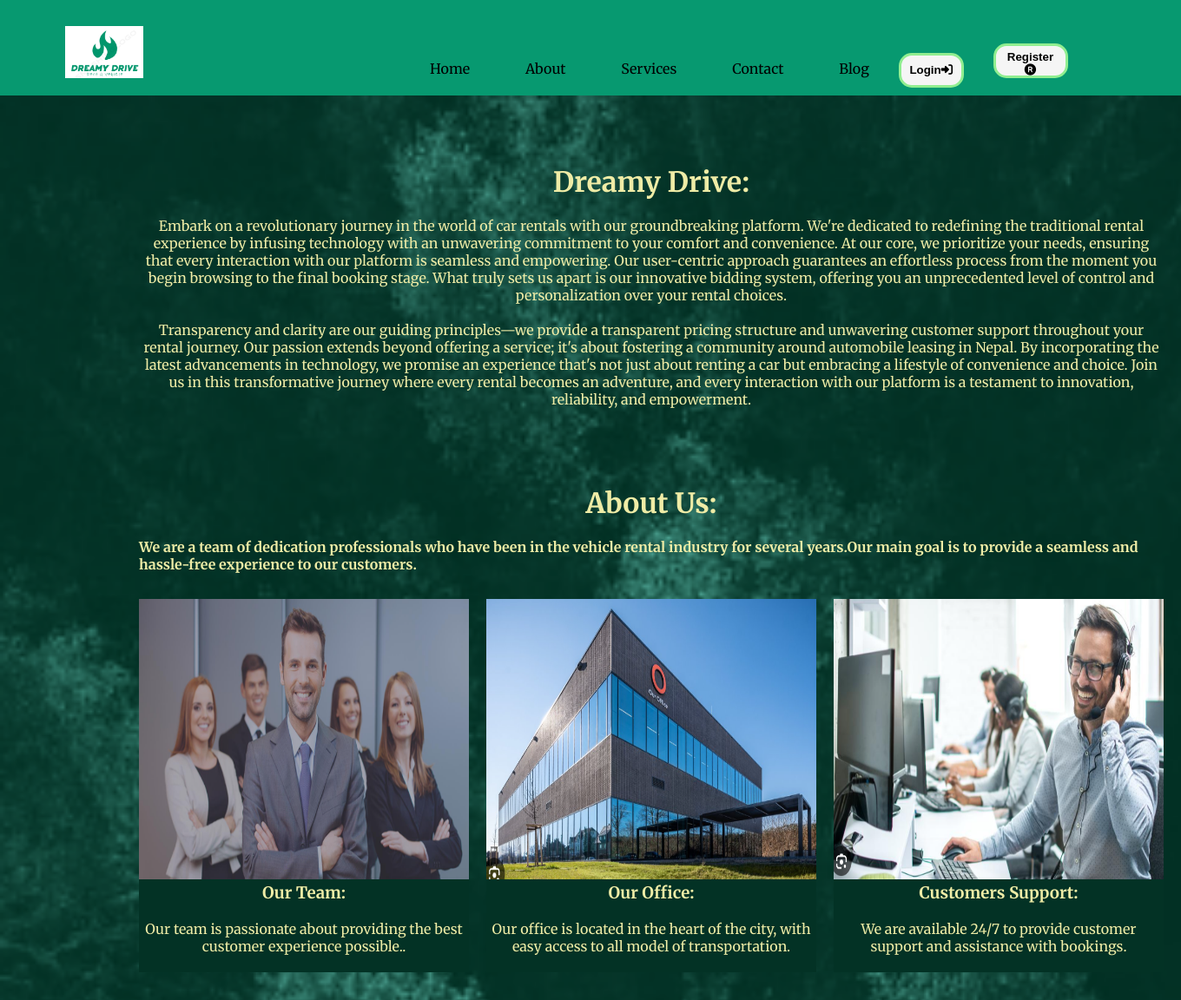
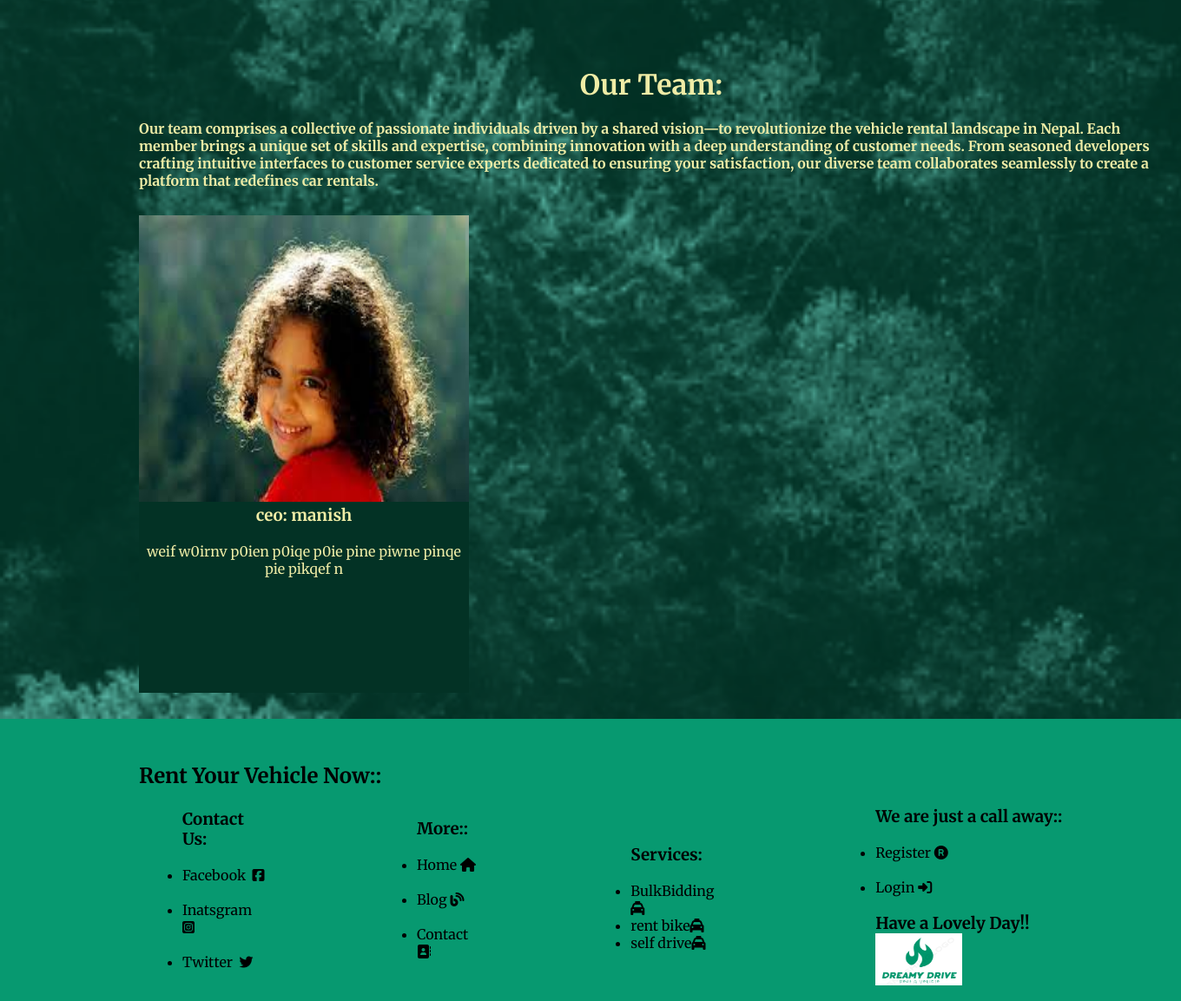
The page /about/ on the database its author committed (2 pictures, top to bottom).
### home/models.py (models this page shows, shortened)
class Member(models.Model):
    name = models.CharField(max_length=300)
    post = models.CharField(max_length=300)
    review = models.TextField()
    image = models.ImageField(upload_to="media", default="name")

class Category(models.Model):
    name = models.CharField(max_length=200)
    slug = models.CharField(max_length=500, unique=True)

### home/views.py (the view)
# urls.py: path('about/', About.as_view(), name='about'),
class About(Base):
    def get(self, request):
        self.views["category"] = Category.objects.all()
        self.views["member"] = Member.objects.all()
        return render(request, "about.html", self.views)

### Templates/about.html
{% extends 'base.html' %}
{% load static %}
{% block content %}
    <div class="container">
        <div class="backkkk"><br><br>
            <div class="conbokx">
                <h1 class="center">
                    <br>Dreamy Drive:
                </h1><br>
                <p class="ll center">
                    Embark on a revolutionary journey in the world of car rentals with our groundbreaking
                        platform. We're dedicated to redefining the traditional rental experience by infusing technology
                        with an unwavering commitment to your comfort and convenience. At our core, we prioritize your
                        needs, ensuring that every interaction with our platform is seamless and empowering. Our
                        user-centric approach guarantees an effortless process from the moment you begin browsing to the
                        final booking stage. What truly sets us apart is our innovative bidding system, offering you an
                        unprecedented level of control and personalization over your rental choices.<br><br>
                        Transparency and clarity are our guiding principles—we provide a transparent pricing structure
                        and unwavering customer support throughout your rental journey. Our passion extends beyond
                        offering a service; it's about fostering a community around automobile leasing in Nepal. By
                        incorporating the latest advancements in technology, we promise an experience that's not just
                        about renting a car but embracing a lifestyle of convenience and choice. Join us in this
                        transformative journey where every rental becomes an adventure, and every interaction with our
                        platform is a testament to innovation, reliability, and empowerment.
                </p>
            </div><br><br>
            <div class="inboxx">
                <h1 class="center"><br>
                    About Us:
                </h1>
                <h4 class="ll"><br>We are a team of dedication professionals who have been in the vehicle rental
                    industry for several years.Our main goal is to provide a seamless and hassle-free experience to our
                    customers.</h4><br>
                <div class="booxx">
                    <div class="inboi">
                        <img src="{% static 'img/team.png' %}" alt="" height="75%" width="100%">
                            <h3 class="center">Our Team:</h3>
                        <br>
                            <p class="center">Our team is passionate about providing the best customer experience possible..</p>
                    </div>
                    <div class="inboi">
                        <img src="{% static 'img/office.png' %}" alt="" height="75%" width="100%">
                            <h3 class="center">Our Office:</h3>
                        <br>
                            <p class="center">Our office is located in the heart of the city, with easy access to all model of
                                transportation.</p>
                    </div>
                    <div class="inboi">
                        <img src="{% static 'img/support.png' %}" alt="" height="75%" width="100%">
                            <h3 class="center">Customers Support:</h3>
                        <br>
                            <p class="center">We are available 24/7 to provide customer support and assistance with bookings.</p>
                    </div>
                </div>
            </div><br>
            <div class="inboxxx">
                <h1 class="center"><br>
                    Our Team:
                </h1>
                <h4 class="ll"><br>Our team comprises a collective of passionate individuals driven by a shared
                    vision—to revolutionize the vehicle rental landscape in Nepal. Each member brings a unique set of
                    skills and expertise, combining innovation with a deep understanding of customer needs. From
                    seasoned developers crafting intuitive interfaces to customer service experts dedicated to ensuring
                    your satisfaction, our diverse team collaborates seamlessly to create a platform that redefines car
                    rentals.</h4><br>
                <div class="bbooxx">
                    {% for team in member %}
                    <div class="inboii">
                        <img src="{{team.image.url}}" alt="" height="60%" width="100%">
                        <div class="center">
                            <h3>{{team.post}}: {{team.name}}</h3>
                        </div><br>
                        <div class="center">
                            <p>{{team.review}}
                                </p>
                        </div>
                    </div>
                    {% endfor %}
                </div>
            </div><br>
        </div>
    </div>
{% endblock %}

### Templates/base.html (shortened to what this page needs)
<!DOCTYPE html>
{% load static %}
<html lang="en">
<head>
    <link rel="stylesheet" href="{% static 'css/style.css' %}">
    <link rel="stylesheet" href="https://cdnjs.cloudflare.com/ajax/libs/font-awesome/6.5.1/css/all.min.css"
 />
</head>
<body>
    <header class="container">
        <div class="head">
            <div class="heaim">
                <img src="{% static 'img/logo.png' %}" width="90px" height="60px">
            </div>
            <div class="headd">
                <ul>
                    <li><a href="/">Home</a></li>
                    <li><a href="/about">About</a></li>
                    <li><a href="">Services</a>
                    </li>
                    <li><a href="/contact">Contact</a></li>
                    <li><a href="/blog">Blog</a></li>
                    {% if user.is_authenticated %}
                    <li><button class="box1"><strong><a href="{% url 'logout' %}">Logout<i
                                        class="fa-solid fa-right-to-bracket"></i></a></strong></button>
                    </li>
                        <li><button class="box2"><strong><a href="/my_account">Account <i class="fa-solid fa-user"></i></a></strong></button></li>
                        {% else %}
                        <button class="box1"><strong><a href="/account/login">Login<i
                                        class="fa-solid fa-right-to-bracket"></i></a></strong></button>
                        <li><button class="box2"><strong><a href="/signup">Register <i
                                        class="fa-solid fa-registered"></i></a></strong></button></li>
                    {% endif %}
                </ul>
            </div>
        </div>
    </header>
        {% block content %}
        {% endblock %}
   <footer class="contain">
        <div class="foot">
            <h2 class="ff">Rent Your Vehicle Now::</h2>
            <div class="fut">
                <div class="footerrr">
                    <h3>Contact Us:</h3><br>
                    <ul>
                        <li><a href="https://Facebook.com">Facebook &nbsp;<i
                                    class="fa-brands fa-square-facebook"></i></a></li><br>
                        <li><a href="https://Instagram.com">Inatsgram &nbsp;<i
                                    class="fa-brands fa-square-instagram"></i></a></li><br>
                        <li><a href="https://Twitter.com">Twitter &nbsp;<i class="fa-brands fa-twitter"></i></a></li>
                        <br>
                    </ul>
                </div>
                <div class="footerr">
                    <h3>More::</h3><br>
                    <ul>
                        <li><a href="index.html">Home <i class="fa-solid fa-house"></i></a></li><br>
                        <li><a href="Blog.html">Blog <i class="fa-solid fa-blog"></i></a></li><br>
                        <li><a href="contact.html">Contact <i class="fa-solid fa-address-book"></i></a></li><br>
                    </ul>
                </div>
                <div class="footerr">
                    <h3>Services:</h3><br>
                    <ul>
                        <li><a href="/bulkbidding">BulkBidding <i class="fa-solid fa-taxi"></i></a></li>
                        {% for cat in category %}
                        <li><a href="">{{cat.name}}<i class="fa-solid fa-taxi"></i></a></li>
                        {% endfor %}
                    </ul>
                </div>
                <div class="footerr">
                    <h3>We are just a call away::</h3><br>
                    <ul>
                        <li><a href="signup.html" class="cccc">Register&nbsp;<i class="fa-solid fa-registered"></i></li>
                        </a><br>
                        <li><a href="login.html" class="cccc">Login&nbsp;<i
                                    class="fa-solid fa-right-to-bracket"></i></a></li>
                    </ul><br>
                    <h3>Have a Lovely Day!! <img src="{% static 'img/logo.png' %}" width="100px" height="60px"></h3>
                </div>
            </div>
        </div>
    </footer>
</body>
</html>

### static/css/style.css (style rules this page uses)
* { margin: 0; padding: 0; box-sizing: border-box; }
body { font-family: 'Merriweather', serif; }
.container { max-width: 100%; margin: auto; }
.head { display: flex; height: 110px; background-color: #079970; }
.head ul li { display: inline; padding: 30px; }
.headd ul { margin-top: 50px; margin-left: 300px; }
.heaim img { margin-top: 30px; margin-left: 75px; }
.box1 { width: 75px; height: 40px; padding: 5px; color: black; background-color: whitesmoke; border-radius: 15px; border: 3px solid lightgreen; }
.box2 { width: 86px; height: 40px; padding: 5px; color: black; background-color: whitesmoke; border-radius: 15px; border: 3px solid lightgreen; }
.head ul li a { text-decoration: none; color: black; }
.head ul li { display: inline; position: relative; }
.contain { max-width: 100%; margin: auto; }
.foot { width: 100%; height: 325px; background-color: #079970; margin: auto; }
.ff { padding-top: 50px; padding-left: 160px; }
.fut { display: flex; padding-top: 20px; }
.footerr { padding-left: 90px; padding-right: 80px; margin: auto; }
.footerrr { padding-left: 210px; padding-right: 80px; margin: auto; }
.cccc { text-decoration: none; }
.booxx { display: flex; width: 100%; }
.ll { padding-left: 10px; padding-right: 10px; }
.inboi { background-color: #033225; color: #EFECA6; width: 32%; height: 430px; margin: 10px; flex-flow: nowrap; }
.backkkk { width: 100%; height: auto; background-image: url(../img/backk.png); background-size: cover; z-index: 0; color: #EFECA6; }
.conbokx { width: 1200px; height: 330px; background-color: transparent; margin-left: 150px; color: #EFECA6; position: relative; }
.inboxx { background-color: transparent; color: #EFECA6; width: 1200px; height: 650px; margin-left: 150px; }
.inboxxx { background-color: transparent; color: #EFECA6; width: 1200px; height: auto; margin-left: 150px; }
.inboii { background-color: #033225; color: #EFECA6; width: 380px; height: 550px; margin: 10px; }
.bbooxx { display: flex; width: 100%; flex-wrap: wrap; }
a { text-decoration: none; color: black; }
.center { text-align: center; }

### rows shown on the page
Member: image (picture), post "ceo", name "manish", review "weif w0irnv p0ien p0iqe p0ie pine piwne pinqe pie pikqef n"
Category: name "rent bike"
Category: name "self drive"
